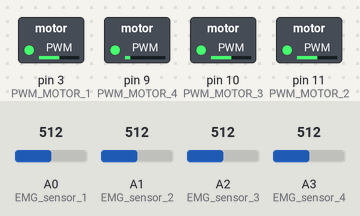
Simulated run of this sketch. Board: Arduino Uno, built with avr-gcc and run on an emulated ATmega328P. Parts: switched loads named in the sketch (green lamp = pin HIGH). The test bench sets the inputs (shaded band); at power-on: A0 (EMG_sensor_1) = 512, A1 (EMG_sensor_2) = 512, A2 (EMG_sensor_3) = 512, A3 (EMG_sensor_4) = 512. What the sketch prints to the serial monitor is not drawn.

Above: at 1.2 s.
1.3 s: A0 (EMG_sensor_1) set to 716
At 2.3 s:
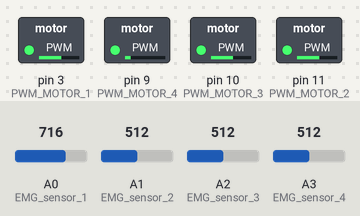
2.8 s: A1 (EMG_sensor_2) set to 716
At 3.4 s:
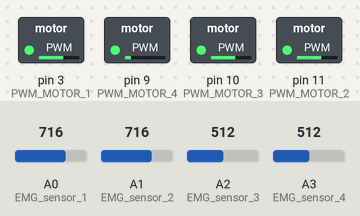
4.3 s: A2 (EMG_sensor_3) set to 716
At 4.6 s:
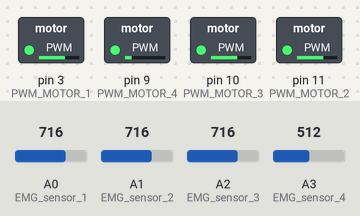
7.3 s: A3 (EMG_sensor_4) set to 992
At 8.1 s:
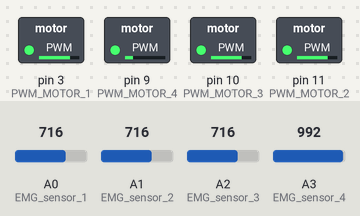
8.8 s: A0 (EMG_sensor_1) set to 30
At 9.2 s:
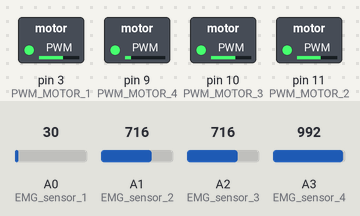
10.3 s: A1 (EMG_sensor_2) set to 992
At 11.6 s:
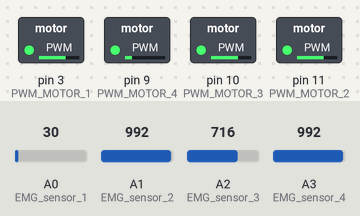
Timing chart, 0 to 13.3 s (numbered marks = the images above; inputs shaded):
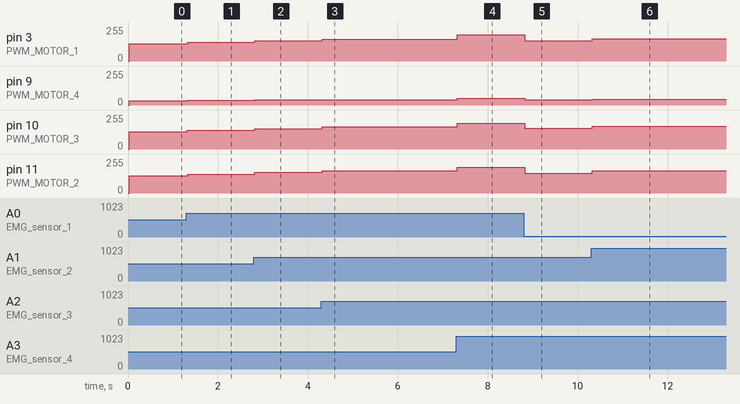

Measured:
- after the input at 1.3 s, pin 3 (PWM_MOTOR_1), pin 11 (PWM_MOTOR_2): 128/255 → 141/255 at once; pin 9 (PWM_MOTOR_4): 32/255 → 35/255 at once; pin 10 (PWM_MOTOR_3): 128/255 → 140/255 at once
- after the input at 2.8 s, pin 3 (PWM_MOTOR_1): 141/255 → 153/255 at once; pin 9 (PWM_MOTOR_4): 35/255 → 38/255 at once; pin 10 (PWM_MOTOR_3): 140/255 → 153/255 at once; pin 11 (PWM_MOTOR_2): 141/255 → 154/255 at once
- after the input at 4.3 s, pin 3 (PWM_MOTOR_1): 153/255 → 165/255 at once; pin 9 (PWM_MOTOR_4): 38/255 → 41/255 at once; pin 10 (PWM_MOTOR_3): 153/255 → 166/255 at once; pin 11 (PWM_MOTOR_2): 154/255 → 166/255 at once
- after the input at 7.3 s, pin 3 (PWM_MOTOR_1): 165/255 → 196/255 at once; pin 9 (PWM_MOTOR_4): 41/255 → 49/255 at once; pin 10 (PWM_MOTOR_3), pin 11 (PWM_MOTOR_2): 166/255 → 195/255 at once
- after the input at 8.8 s, pin 3 (PWM_MOTOR_1): 196/255 → 152/255 at once; pin 9 (PWM_MOTOR_4): 49/255 → 38/255 at once; pin 10 (PWM_MOTOR_3): 195/255 → 154/255 at once; pin 11 (PWM_MOTOR_2): 195/255 → 150/255 at once
- after the input at 10.3 s, pin 3 (PWM_MOTOR_1): 152/255 → 168/255 at once; pin 9 (PWM_MOTOR_4): 38/255 → 43/255 at once; pin 10 (PWM_MOTOR_3): 154/255 → 172/255 at once; pin 11 (PWM_MOTOR_2): 150/255 → 168/255 at once

The sketch:

EMG.ino
```cpp
int EMG_sensor_1 = A0; // Pino para ler os dados do primeiro sensor
int EMG_sensor_2 = A1; // Pino para ler os dados do segundo sensor
int EMG_sensor_3 = A2; // Pino para ler os dados do terceiro sensor
int EMG_sensor_4 = A3; // Pino para ler os dados do quarto sensor

int PWM_MOTOR_1 = 3; // Pino para escrever no primeiro motor
int PWM_MOTOR_2 = 11; // Pino para escrever no primeiro motor
int PWM_MOTOR_3 = 10; // Pino para escrever no primeiro motor
int PWM_MOTOR_4 = 9; // Pino para escrever no primeiro motor

int  EMG_pure1 = 0; // Variável para armazenar os valores lidos do primeiro sensor
int  EMG_pure2 = 0; // Variável para armazenar os valores lidos do primeiro sensor
int  EMG_pure3 = 0; // Variável para armazenar os valores lidos do primeiro sensor
int  EMG_pure4 = 0; // Variável para armazenar os valores lidos do primeiro sensor

long EMG_filter_1 = 0; // Variável para armazenar os valores filtrados do primeiro sensor
long EMG_filter_2 = 0;  // Variável para armazenar os valores filtrados no segundo sensor
long EMG_filter_3 = 0; // Variável para armazenar os valores filtrados no terceiro sensor
long EMG_filter_4 = 0; // Variável para armazenar os valores filtrados no quarto sensor

int PWM_8BITS = 0; // Variável para escrever no PWM do primeiro motor

// Parâmetros para a média móvel
int amostras = 50;  // Quantidade de amostras para realizar a média móvel
int numbers[50];  // Vetor para guardar amostras do primeiro sensor
long moving_average(int EMG_filter); // Protótipo da função de média móvel


void setup() {
  Serial.begin(115200); // Iniciando a UART
}

void loop() {

  amostras = 50;
  PWM_8BITS = 0;

  EMG_pure1 = analogRead(EMG_sensor_1); // Lendo os dados do sensor
  EMG_filter_1 = moving_average(EMG_pure1);
  PWM_8BITS = (EMG_filter_1 >> 2);
  analogWrite(PWM_MOTOR_1, PWM_8BITS);

  amostras = 50;
  PWM_8BITS = 0;

  EMG_pure2 = analogRead(EMG_sensor_2); // Lendo os dados do sensor
  EMG_filter_2 = moving_average(EMG_pure2);
  PWM_8BITS = (EMG_filter_2 >> 2);
  analogWrite(PWM_MOTOR_2, PWM_8BITS);

  amostras = 50;
  PWM_8BITS = 0;

  EMG_pure3 = analogRead(EMG_sensor_3); // Lendo os dados do sensor
  EMG_filter_3 = moving_average(EMG_pure3);
  PWM_8BITS = (EMG_filter_3 >> 2);
  analogWrite(PWM_MOTOR_3, PWM_8BITS);

  amostras = 50;
  PWM_8BITS = 0;

  EMG_pure4 = analogRead(EMG_sensor_4); // Lendo os dados do sensor
  EMG_filter_4 = moving_average(EMG_pure4);
  PWM_8BITS = (EMG_filter_4 >> 4);
  analogWrite(PWM_MOTOR_4, PWM_8BITS);

  Serial.print(EMG_filter_1);   // Enviando os dados pela serial do sinal filtrado do primeiro sensor
  Serial.print(",");          // Caracter de divisão de dados
  Serial.print(EMG_filter_2); // Enviando os dados pela serial do sinal filtrado do segundo sensor
  Serial.print(",");
  Serial.print(EMG_filter_3);
  Serial.print(",");
  Serial.println(EMG_filter_4);

  //delay(100);
}

long moving_average(int EMG_pure)
{

  for(int i = amostras-1; i > 0; i-- )
  {
    numbers[i] = numbers[i-1];
  }

  long average = 0;

  numbers[0] = EMG_pure;

  for(int i = 0; i < amostras; i++){
    average = average + numbers[i];
    }
/*
   for(int i = 0; i < amostras; i++)
   {
      numbers[i] = 0;
   }
*/

  return (average/amostras);

}
```
